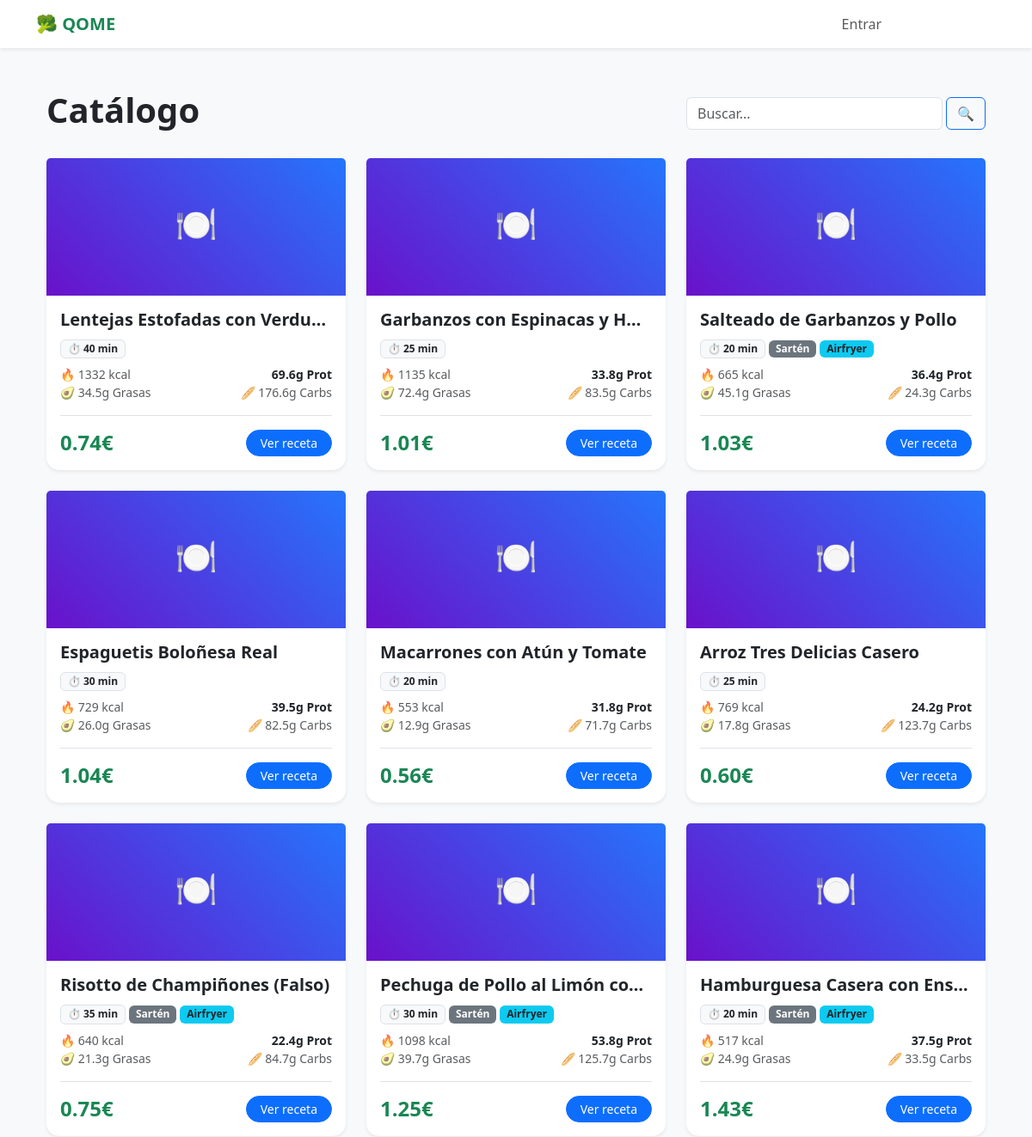
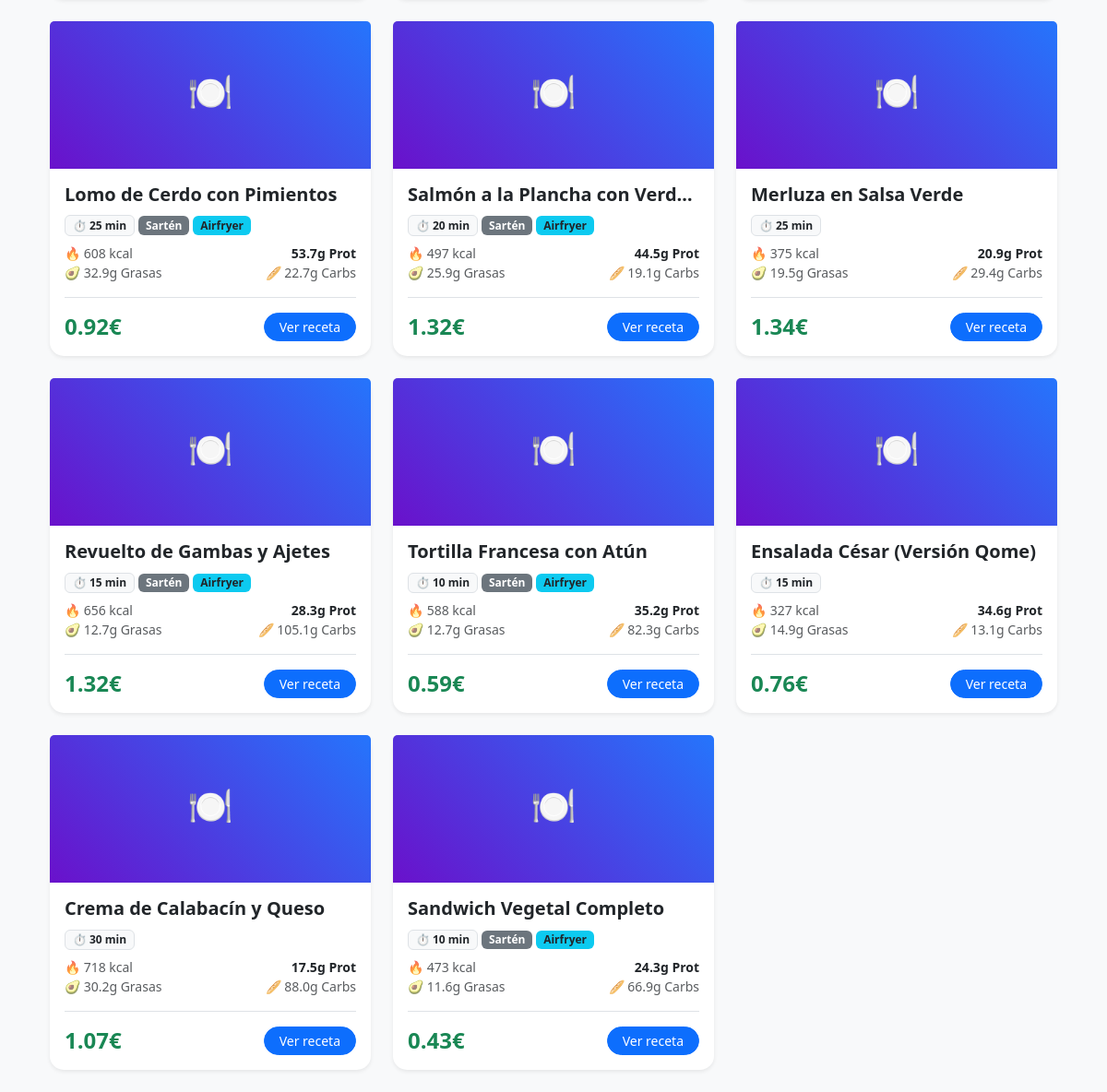
The page / on the database its author committed (2 pictures, top to bottom).
### core/models.py (models this page shows, shortened)
class Receta(models.Model):
    titulo = models.CharField(max_length=200)
    tiempo_preparacion = models.IntegerField()
    es_apta_sarten = models.BooleanField(default=False)
    es_apta_airfryer = models.BooleanField(default=False)
    es_apta_horno = models.BooleanField(default=False)
    es_apta_microondas = models.BooleanField(default=False)
    es_apta_tupper = models.BooleanField(default=True)
    calorias = models.IntegerField(default=0)
    proteinas = models.FloatField(default=0.0)
    grasas = models.FloatField(default=0.0)
    hidratos = models.FloatField(default=0.0)

### core/views.py (the view)
# urls.py: path('', views.lista_recetas, name='home'),
def lista_recetas(request):
    recetas = Receta.objects.all()
    perfil = None
    metas = None
    if request.user.is_authenticated:
        try:
            perfil = PerfilUsuario.objects.get(usuario=request.user)
            mis_supers = perfil.supermercados_seleccionados.all()
            if mis_supers.exists():
                recetas = recetas.annotate(
                    precio_usuario=Min(
                        'costes_por_supermercado__coste',
                        filter=Q(costes_por_supermercado__supermercado__in=mis_supers)
                    )
                )
            else:
                recetas = recetas.annotate(precio_usuario=Min('costes_por_supermercado__coste'))
            metas = {
                'calorias': perfil.gasto_energetico_diario,
                'proteinas': perfil.objetivo_proteinas,
                'grasas': perfil.objetivo_grasas,
                'hidratos': perfil.objetivo_hidratos,
            }
        except PerfilUsuario.DoesNotExist: pass
    else:
        recetas = recetas.annotate(precio_usuario=Min('costes_por_supermercado__coste'))
    query = request.GET.get('q')
    if query: recetas = recetas.filter(titulo__icontains=query)
    if request.GET.get('horno'): recetas = recetas.filter(es_apta_horno=True)
    if request.GET.get('sarten'): recetas = recetas.filter(es_apta_sarten=True)
    if request.GET.get('tupper'): recetas = recetas.filter(es_apta_tupper=True)
    return render(request, 'core/lista_recetas.html', {
        'recetas': recetas, 'perfil': perfil, 'metas': metas
    })

### core/templates/core/lista_recetas.html (shortened to what this page needs)
{% extends 'core/base.html' %}
{% block content %}
<div class="container py-4">
    <div class="row mb-4 align-items-center">
        <div class="col-md-8">
            <h1 class="display-6 fw-bold text-dark">
                {% if perfil %}Recetas para ti{% else %}Catálogo{% endif %}
            </h1>
        </div>
        <div class="col-md-4 text-end">
            <form method="get" class="d-flex gap-1">
                <input type="text" name="q" class="form-control" placeholder="Buscar..." value="{{ request.GET.q }}">
                <button class="btn btn-outline-primary">🔍</button>
            </form>
        </div>
    </div>
    <div class="row row-cols-1 row-cols-md-3 g-4">
        {% for receta in recetas %}
        <div class="col">
            <div class="card h-100 shadow-sm border-0 hover-card">
                <div class="card-img-top bg-secondary text-white d-flex align-items-center justify-content-center" style="height: 160px; background: linear-gradient(45deg, #6a11cb 0%, #2575fc 100%);">
                    <span class="h1">🍽️</span>
                </div>
                <div class="card-body">
                    <h5 class="card-title text-truncate fw-bold">{{ receta.titulo }}</h5>
                    <div class="mb-2">
                        <span class="badge bg-light text-dark border">⏱ {{ receta.tiempo_preparacion }} min</span>
                        {% if receta.es_apta_sarten %}<span class="badge bg-secondary">Sartén</span>{% endif %}
                        {% if receta.es_apta_airfryer %}<span class="badge bg-info text-dark">Airfryer</span>{% endif %}
                    </div>
                    <div class="small text-muted mb-3">
                        <div class="d-flex justify-content-between">
                            <span>🔥 {{ receta.calorias }} kcal</span>
                            <span class="text-dark fw-bold">{{ receta.proteinas }}g Prot</span>
                        </div>
                        <div class="d-flex justify-content-between">
                            <span>🥑 {{ receta.grasas }}g Grasas</span>
                            <span>🥖 {{ receta.hidratos }}g Carbs</span>
                        </div>
                    </div>
                    <div class="mt-3 pt-3 border-top d-flex justify-content-between align-items-center">
                        <div>
                            {% if receta.precio_usuario %}
                                <span class="h4 text-success mb-0 fw-bold">{{ receta.precio_usuario|floatformat:2 }}€</span>
                            {% else %}
                                <span class="text-muted small">No disponible en tu súper</span>
                            {% endif %}
                        </div>
                        <a href="{% url 'detalle_receta' receta.id %}" class="btn btn-sm btn-primary rounded-pill px-3">Ver receta</a>
                    </div>
                </div>
            </div>
        </div>
        {% endfor %}
    </div>
</div>
{% endblock %}

### core/templates/core/base.html (style rules this page uses)
body { background-color: #f8f9fa; }
.card { border: none; border-radius: 15px; box-shadow: 0 4px 6px rgba(0,0,0,0.1); }

### rows shown on the page
Receta: titulo "Lentejas Estofadas con Verdu…", tiempo_preparacion "40", calorias "1332", proteinas "69.6", grasas "34.5", hidratos "176.6", precio_usuario "0.74"
Receta: titulo "Garbanzos con Espinacas y H…", tiempo_preparacion "25", calorias "1135", proteinas "33.8", grasas "72.4", hidratos "83.5", precio_usuario "1.01"
Receta: titulo "Salteado de Garbanzos y Pollo", tiempo_preparacion "20", es_apta_sarten "Sartén", es_apta_airfryer "Airfryer", calorias "665", proteinas "36.4", grasas "45.1", hidratos "24.3", precio_usuario "1.03"
Receta: titulo "Espaguetis Boloñesa Real", tiempo_preparacion "30", calorias "729", proteinas "39.5", grasas "26.0", hidratos "82.5", precio_usuario "1.04"
Receta: titulo "Macarrones con Atún y Tomate", tiempo_preparacion "20", calorias "553", proteinas "31.8", grasas "12.9", hidratos "71.7", precio_usuario "0.56"
Receta: titulo "Arroz Tres Delicias Casero", tiempo_preparacion "25", calorias "769", proteinas "24.2", grasas "17.8", hidratos "123.7", precio_usuario "0.60"
Receta: titulo "Risotto de Champiñones (Falso)", tiempo_preparacion "35", es_apta_sarten "Sartén", es_apta_airfryer "Airfryer", calorias "640", proteinas "22.4", grasas "21.3", hidratos "84.7", precio_usuario "0.75"
Receta: titulo "Pechuga de Pollo al Limón co…", tiempo_preparacion "30", es_apta_sarten "Sartén", es_apta_airfryer "Airfryer", calorias "1098", proteinas "53.8", grasas "39.7", hidratos "125.7", precio_usuario "1.25"
Receta: titulo "Hamburguesa Casera con Ens…", tiempo_preparacion "20", es_apta_sarten "Sartén", es_apta_airfryer "Airfryer", calorias "517", proteinas "37.5", grasas "24.9", hidratos "33.5", precio_usuario "1.43"
Receta: titulo "Lomo de Cerdo con Pimientos", tiempo_preparacion "25", es_apta_sarten "Sartén", es_apta_airfryer "Airfryer", calorias "608", proteinas "53.7", grasas "32.9", hidratos "22.7", precio_usuario "0.92"
Receta: titulo "Salmón a la Plancha con Verd…", tiempo_preparacion "20", es_apta_sarten "Sartén", es_apta_airfryer "Airfryer", calorias "497", proteinas "44.5", grasas "25.9", hidratos "19.1", precio_usuario "1.32"
Receta: titulo "Merluza en Salsa Verde", tiempo_preparacion "25", calorias "375", proteinas "20.9", grasas "19.5", hidratos "29.4", precio_usuario "1.34"
Receta: titulo "Revuelto de Gambas y Ajetes", tiempo_preparacion "15", es_apta_sarten "Sartén", es_apta_airfryer "Airfryer", calorias "656", proteinas "28.3", grasas "12.7", hidratos "105.1", precio_usuario "1.32"
Receta: titulo "Tortilla Francesa con Atún", tiempo_preparacion "10", es_apta_sarten "Sartén", es_apta_airfryer "Airfryer", calorias "588", proteinas "35.2", grasas "12.7", hidratos "82.3", precio_usuario "0.59"
Receta: titulo "Ensalada César (Versión Qome)", tiempo_preparacion "15", calorias "327", proteinas "34.6", grasas "14.9", hidratos "13.1", precio_usuario "0.76"
Receta: titulo "Crema de Calabacín y Queso", tiempo_preparacion "30", calorias "718", proteinas "17.5", grasas "30.2", hidratos "88.0", precio_usuario "1.07"
Receta: titulo "Sandwich Vegetal Completo", tiempo_preparacion "10", es_apta_sarten "Sartén", es_apta_airfryer "Airfryer", calorias "473", proteinas "24.3", grasas "11.6", hidratos "66.9", precio_usuario "0.43"
